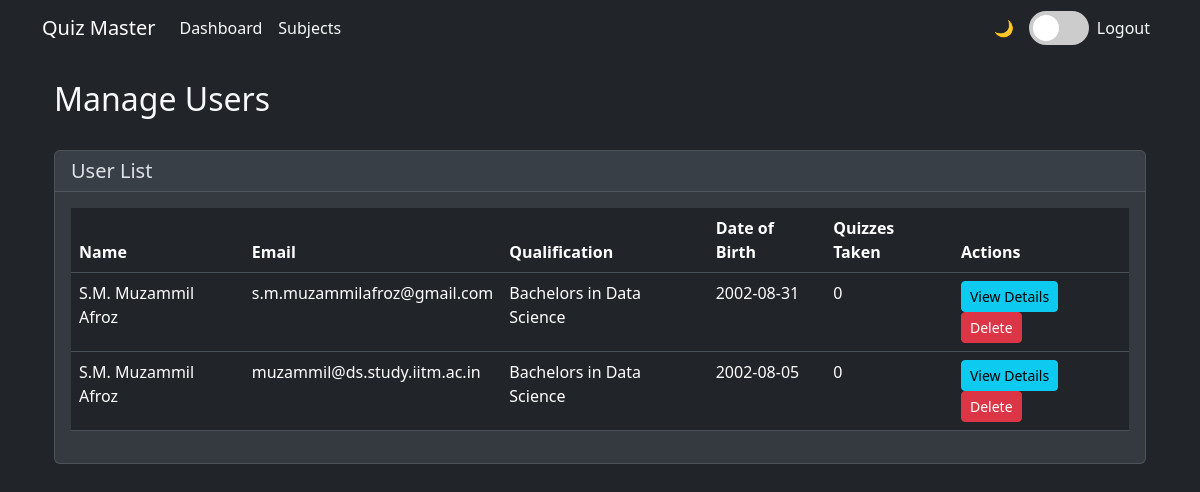
The app's page /admin/users (signed in) with its own data.
### models.py (models this page shows)
class User(UserMixin, db.Model):
    id = db.Column(db.Integer, primary_key=True)
    email = db.Column(db.String(120), unique=True, nullable=False)
    password = db.Column(db.String(256), nullable=False)
    full_name = db.Column(db.String(100), nullable=False)
    qualification = db.Column(db.String(100), nullable=False)
    dob = db.Column(db.Date, nullable=False)
    scores = db.relationship('Score', backref='user', lazy=True)

### app.py (the view)
@app.route('/admin/users')
@login_required
def manage_users():
    if not isinstance(current_user, Admin):
        flash('Access denied. Admin privileges required.', 'danger')
        return redirect(url_for('user_dashboard'))
    users = User.query.all()
    return render_template('admin/users.html', users=users)

### app.py (called while the page is built)
@login_manager.user_loader
def load_user(user_id):
    try:
        user = Admin.query.get(int(user_id))
        if user:
            return user
        return User.query.get(int(user_id))
    except:
        return None

### templates/admin/users.html (shortened to what this page needs)
{% extends "base.html" %}
{% block content %}
<div class="container">
    <div class="row mb-4">
        <div class="col">
            <h2>Manage Users</h2>
        </div>
    </div>
    <div class="row">
        <div class="col-md-12">
            <div class="card">
                <div class="card-header">
                    <h5 class="mb-0">User List</h5>
                </div>
                <div class="card-body">
                    <div class="table-responsive">
                        <table class="table table-hover">
                            <thead>
                                <tr>
                                    <th>Name</th>
                                    <th>Email</th>
                                    <th>Qualification</th>
                                    <th>Date of Birth</th>
                                    <th>Quizzes Taken</th>
                                    <th>Actions</th>
                                </tr>
                            </thead>
                            <tbody>
                                {% for user in users %}
                                <tr>
                                    <td>{{ user.full_name }}</td>
                                    <td>{{ user.email }}</td>
                                    <td>{{ user.qualification }}</td>
                                    <td>{{ user.dob.strftime('%Y-%m-%d') }}</td>
                                    <td>{{ user.scores|length }}</td>
                                    <td>
                                        <a href="{{ url_for('user_detail', user_id=user.id) }}" class="btn btn-sm btn-info">View Details</a>
                                        <form method="POST" action="{{ url_for('delete_user', user_id=user.id) }}" class="d-inline" onsubmit="return confirm('Are you sure you want to delete this user?');">
                                            <button type="submit" class="btn btn-sm btn-danger">Delete</button>
                                        </form>
                                    </td>
                                </tr>
                                {% endfor %}
                            </tbody>
                        </table>
                    </div>
                </div>
            </div>
        </div>
    </div>
</div>
{% endblock %}

### templates/base.html (shortened to what this page needs)
<!DOCTYPE html>
<html lang="en" data-bs-theme="dark" id="html-element">
<head>
    <link rel="stylesheet" href="https://cdn.jsdelivr.net/npm/bootstrap@5.3.0/dist/css/bootstrap.min.css">
    <link rel="stylesheet" href="https://cdnjs.cloudflare.com/ajax/libs/font-awesome/6.4.2/css/all.min.css">
    <link href="https://cdn.jsdelivr.net/npm/bootstrap@5.3.2/dist/css/bootstrap.min.css" rel="stylesheet">
    <link href="{{ url_for('static', filename='css/quiz.css') }}" rel="stylesheet">
</head>
<body>
    <nav class="navbar navbar-expand-lg" id="main-navbar">
        <div class="container">
            <a class="navbar-brand" href="/">Quiz Master</a>
            <div class="collapse navbar-collapse" id="navbarNav">
                {% if current_user.is_authenticated %}
                <ul class="navbar-nav">
                    {% if current_user.__class__.__name__ == 'Admin' %}
                    <li class="nav-item">
                        <a class="nav-link" href="{{ url_for('admin_dashboard') }}">Dashboard</a>
                    </li>
                    <li class="nav-item">
                        <a class="nav-link" href="{{ url_for('manage_subjects') }}">Subjects</a>
                    </li>
                    {% else %}
                    <li class="nav-item">
                        <a class="nav-link" href="{{ url_for('user_dashboard') }}">Dashboard</a>
                    </li>
                    {% endif %}
                </ul>
                <ul class="navbar-nav ms-auto">
                    <li class="nav-item d-flex align-items-center">
                        <span class="theme-icon" id="theme-icon">🌙</span>
                        <label class="theme-switch">
                            <span class="slider"></span>
                        </label>
                    </li>
                    <li class="nav-item">
                        <a class="nav-link" href="{{ url_for('logout') }}">Logout</a>
                    </li>
                </ul>
                {% endif %}
            </div>
        </div>
    </nav>
    <div class="container mt-4">
        {% block content %}{% endblock %}
    </div>
</body>
</html>

### templates/base.html (style rules this page uses)
:root { --bs-primary-rgb: 13, 110, 253; --bs-secondary-rgb: 108, 117, 125; --bs-success-rgb: 25, 135, 84; --bs-info-rgb: 13, 202, 240; --bs-warning-rgb: 255, 193, 7; --bs-danger-rgb: 220, 53, 69; --bs-light-rgb: 248, 249, 250; --bs-dark-rgb: 33, 37, 41; }
[data-bs-theme="dark"] { --bs-body-color: #dee2e6; --bs-body-bg: #212529; --bs-tertiary-bg-rgb: 52, 58, 64; }
[data-bs-theme="dark"] .card { --bs-card-border-color: rgba(255, 255, 255, 0.125); }
:root { --light-text: #212529; --dark-text: #f8f9fa; --light-bg: #ffffff; --dark-bg: #212529; --light-card-bg: #f8f9fa; --dark-card-bg: #343a40; }
[data-bs-theme="dark"] { --text-color: var(--dark-text); --bg-color: var(--dark-bg); --card-bg: var(--dark-card-bg); }
body { color: var(--text-color); background-color: var(--bg-color); transition: all 0.3s ease; }
.card { background-color: var(--card-bg); }
.text-auto-contrast { color: var(--text-color) !important; }
.theme-switch { position: relative; display: inline-block; width: 60px; height: 34px; margin-left: 10px; }
.slider { position: absolute; cursor: pointer; top: 0; left: 0; right: 0; bottom: 0; background-color: #ccc; transition: .4s; border-radius: 34px; }
.slider:before { position: absolute; content: ""; height: 26px; width: 26px; left: 4px; bottom: 4px; background-color: white; transition: .4s; border-radius: 50%; }
.theme-icon { margin-right: 5px; }

### records on screen
User: full_name "S.M. Muzammil Afroz", email "s.m.muzammilafroz@gmail.com", qualification "Bachelors in Data Science", dob "2002-08-31", scores|length "0"
User: full_name "S.M. Muzammil Afroz", email "muzammil@ds.study.iitm.ac.in", qualification "Bachelors in Data Science", dob "2002-08-05", scores|length "0"
